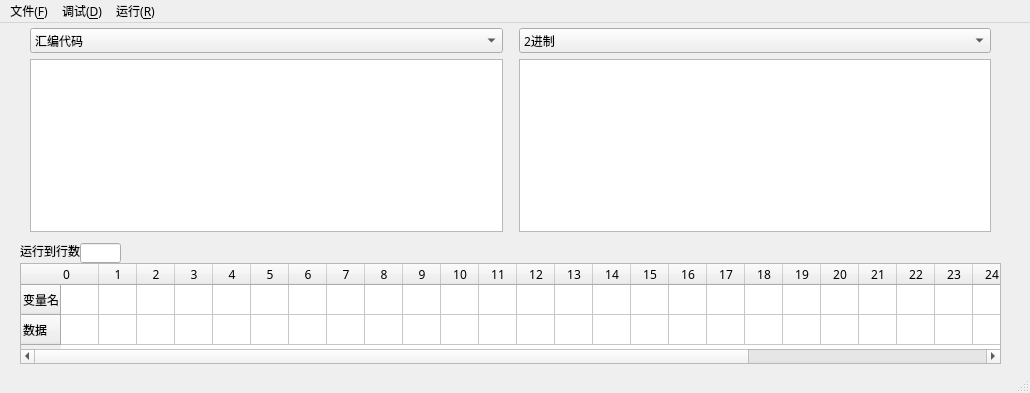
<?xml version="1.0" encoding="UTF-8"?>
<ui version="4.0">
 <class>XH_mips</class>
 <widget class="QMainWindow" name="XH_mips">
  <property name="geometry">
   <rect>
    <x>0</x>
    <y>0</y>
    <width>1030</width>
    <height>393</height>
   </rect>
  </property>
  <property name="sizePolicy">
   <sizepolicy hsizetype="Preferred" vsizetype="Preferred">
    <horstretch>0</horstretch>
    <verstretch>0</verstretch>
   </sizepolicy>
  </property>
  <property name="font">
   <font>
    <family>YaHei Consolas Hybrid</family>
    <weight>50</weight>
    <bold>false</bold>
   </font>
  </property>
  <property name="focusPolicy">
   <enum>Qt::StrongFocus</enum>
  </property>
  <property name="windowTitle">
   <string>XH_mips</string>
  </property>
  <property name="layoutDirection">
   <enum>Qt::LeftToRight</enum>
  </property>
  <property name="autoFillBackground">
   <bool>true</bool>
  </property>
  <widget class="QWidget" name="centralWidget">
   <widget class="QTableWidget" name="tableWidget">
    <property name="geometry">
     <rect>
      <x>20</x>
      <y>240</y>
      <width>981</width>
      <height>101</height>
     </rect>
    </property>
    <property name="autoScrollMargin">
     <number>16</number>
    </property>
    <property name="editTriggers">
     <set>QAbstractItemView::NoEditTriggers</set>
    </property>
    <attribute name="horizontalHeaderDefaultSectionSize">
     <number>29</number>
    </attribute>
    <row>
     <property name="text">
      <string>变量名</string>
     </property>
    </row>
    <row>
     <property name="text">
      <string>数据</string>
     </property>
    </row>
    <column>
     <property name="text">
      <string>0</string>
     </property>
     <property name="textAlignment">
      <set>AlignJustify|AlignVCenter</set>
     </property>
    </column>
    <column>
     <property name="text">
      <string>1</string>
     </property>
    </column>
    <column>
     <property name="text">
      <string>2</string>
     </property>
    </column>
    <column>
     <property name="text">
      <string>3</string>
     </property>
    </column>
    <column>
     <property name="text">
      <string>4</string>
     </property>
    </column>
    <column>
     <property name="text">
      <string>5</string>
     </property>
    </column>
    <column>
     <property name="text">
      <string>6</string>
     </property>
    </column>
    <column>
     <property name="text">
      <string>7</string>
     </property>
    </column>
    <column>
     <property name="text">
      <string>8</string>
     </property>
    </column>
    <column>
     <property name="text">
      <string>9</string>
     </property>
    </column>
    <column>
     <property name="text">
      <string>10</string>
     </property>
    </column>
    <column>
     <property name="text">
      <string>11</string>
     </property>
    </column>
    <column>
     <property name="text">
      <string>12</string>
     </property>
    </column>
    <column>
     <property name="text">
      <string>13</string>
     </property>
    </column>
    <column>
     <property name="text">
      <string>14</string>
     </property>
    </column>
    <column>
     <property name="text">
      <string>15</string>
     </property>
    </column>
    <column>
     <property name="text">
      <string>16</string>
     </property>
    </column>
    <column>
     <property name="text">
      <string>17</string>
     </property>
    </column>
    <column>
     <property name="text">
      <string>18</string>
     </property>
    </column>
    <column>
     <property name="text">
      <string>19</string>
     </property>
    </column>
    <column>
     <property name="text">
      <string>20</string>
     </property>
    </column>
    <column>
     <property name="text">
      <string>21</string>
     </property>
    </column>
    <column>
     <property name="text">
      <string>22</string>
     </property>
    </column>
    <column>
     <property name="text">
      <string>23</string>
     </property>
    </column>
    <column>
     <property name="text">
      <string>24</string>
     </property>
    </column>
    <column>
     <property name="text">
      <string>25</string>
     </property>
    </column>
    <column>
     <property name="text">
      <string>26</string>
     </property>
    </column>
    <column>
     <property name="text">
      <string>27</string>
     </property>
    </column>
    <column>
     <property name="text">
      <string>28</string>
     </property>
    </column>
    <column>
     <property name="text">
      <string>29</string>
     </property>
    </column>
    <column>
     <property name="text">
      <string>30</string>
     </property>
    </column>
    <column>
     <property name="text">
      <string>31</string>
     </property>
    </column>
   </widget>
   <widget class="QWidget" name="layoutWidget">
    <property name="geometry">
     <rect>
      <x>20</x>
      <y>0</y>
      <width>981</width>
      <height>214</height>
     </rect>
    </property>
    <layout class="QHBoxLayout" name="horizontalLayout">
     <property name="sizeConstraint">
      <enum>QLayout::SetMaximumSize</enum>
     </property>
     <property name="leftMargin">
      <number>5</number>
     </property>
     <property name="topMargin">
      <number>5</number>
     </property>
     <property name="rightMargin">
      <number>5</number>
     </property>
     <property name="bottomMargin">
      <number>5</number>
     </property>
     <item>
      <layout class="QVBoxLayout" name="verticalLayout">
       <property name="sizeConstraint">
        <enum>QLayout::SetNoConstraint</enum>
       </property>
       <property name="leftMargin">
        <number>5</number>
       </property>
       <property name="rightMargin">
        <number>5</number>
       </property>
       <item>
        <widget class="QComboBox" name="comboBox">
         <item>
          <property name="text">
           <string>汇编代码</string>
          </property>
         </item>
         <item>
          <property name="text">
           <string>2进制</string>
          </property>
         </item>
         <item>
          <property name="text">
           <string>16进制</string>
          </property>
         </item>
        </widget>
       </item>
       <item>
        <widget class="QTextEdit" name="textEdit"/>
       </item>
      </layout>
     </item>
     <item>
      <layout class="QVBoxLayout" name="verticalLayout_2">
       <property name="leftMargin">
        <number>5</number>
       </property>
       <property name="rightMargin">
        <number>5</number>
       </property>
       <item>
        <widget class="QComboBox" name="comboBox_2">
         <item>
          <property name="text">
           <string>2进制</string>
          </property>
         </item>
         <item>
          <property name="text">
           <string>16进制</string>
          </property>
         </item>
         <item>
          <property name="text">
           <string>汇编代码</string>
          </property>
         </item>
        </widget>
       </item>
       <item>
        <widget class="QTextBrowser" name="textBrowser"/>
       </item>
      </layout>
     </item>
    </layout>
   </widget>
   <widget class="QLineEdit" name="lineEdit">
    <property name="geometry">
     <rect>
      <x>80</x>
      <y>220</y>
      <width>41</width>
      <height>20</height>
     </rect>
    </property>
   </widget>
   <widget class="QLabel" name="label">
    <property name="geometry">
     <rect>
      <x>20</x>
      <y>220</y>
      <width>61</width>
      <height>16</height>
     </rect>
    </property>
    <property name="text">
     <string>运行到行数</string>
    </property>
   </widget>
  </widget>
  <widget class="QMenuBar" name="menuBar">
   <property name="geometry">
    <rect>
     <x>0</x>
     <y>0</y>
     <width>1030</width>
     <height>23</height>
    </rect>
   </property>
   <property name="defaultUp">
    <bool>false</bool>
   </property>
   <property name="nativeMenuBar">
    <bool>true</bool>
   </property>
   <widget class="QMenu" name="menu_F">
    <property name="title">
     <string>文件(&amp;F)</string>
    </property>
    <addaction name="actionOpen"/>
    <addaction name="actionSave"/>
    <addaction name="actionSave_as"/>
   </widget>
   <widget class="QMenu" name="menu">
    <property name="title">
     <string>调试(&amp;D)</string>
    </property>
    <addaction name="actionFind"/>
   </widget>
   <widget class="QMenu" name="menu_R">
    <property name="title">
     <string>运行(&amp;R)</string>
    </property>
    <addaction name="actionBuild"/>
    <addaction name="actionBuild_coe"/>
   </widget>
   <addaction name="menu_F"/>
   <addaction name="menu"/>
   <addaction name="menu_R"/>
  </widget>
  <widget class="QStatusBar" name="statusBar"/>
  <action name="actionOpen">
   <property name="text">
    <string>open</string>
   </property>
   <property name="shortcut">
    <string>Ctrl+O</string>
   </property>
  </action>
  <action name="actionSave">
   <property name="text">
    <string>save</string>
   </property>
   <property name="shortcut">
    <string>Ctrl+S</string>
   </property>
  </action>
  <action name="actionSave_as">
   <property name="text">
    <string>save as</string>
   </property>
  </action>
  <action name="actionFind">
   <property name="text">
    <string>find</string>
   </property>
   <property name="shortcut">
    <string>Ctrl+F</string>
   </property>
  </action>
  <action name="actionBuild">
   <property name="text">
    <string>run by step</string>
   </property>
   <property name="shortcut">
    <string>F7</string>
   </property>
  </action>
  <action name="actionBuild_coe">
   <property name="text">
    <string>build coe</string>
   </property>
   <property name="shortcut">
    <string>Ctrl+R</string>
   </property>
  </action>
  <action name="actionNew">
   <property name="text">
    <string>new</string>
   </property>
   <property name="shortcut">
    <string>Ctrl+N</string>
   </property>
  </action>
 </widget>
 <layoutdefault spacing="6" margin="11"/>
 <resources/>
 <connections/>
</ui>
